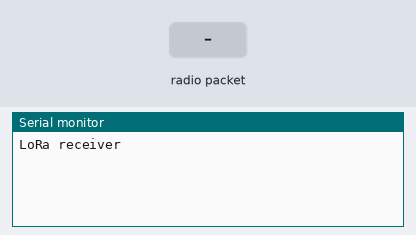
The sketch below on a simulated Arduino Uno, built with avr-gcc and run on an emulated ATmega328P. Shown: the last lines printed to the serial monitor. Inputs (shaded band) come from the test bench. No radio packets arrive unless stated.

Above: at 1.2 s.
1.3 s: radio packet "1" arrives
At 2.3 s:
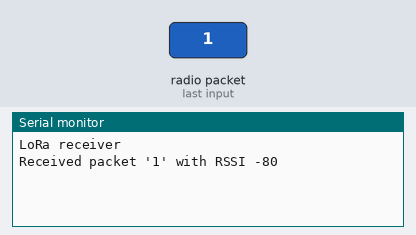
2.8 s: radio packet "0" arrives
At 3.5 s:
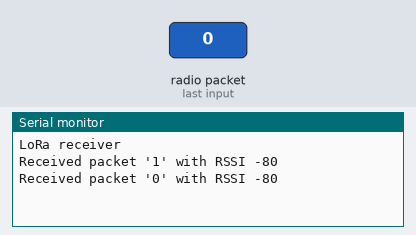
4.3 s: radio packet "2" arrives
At 4.6 s:
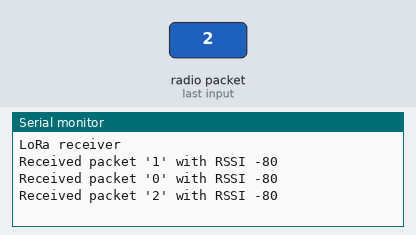

The sketch:

mkr-receiver.ino
```cpp
#include <SPI.h>
#include <LoRa.h>

#define FREQ 915E6

void setup() {
  Serial.begin(9600);
  while (!Serial);

  Serial.println("LoRa receiver");
  if (!LoRa.begin(FREQ)) {
    Serial.println("LoRa initialization failed");
    while (true) delay(1000);
  }
}

void loop() {
  if (!LoRa.parsePacket()) return;

  Serial.print("Received packet '");
  while (LoRa.available()) Serial.print((char) LoRa.read());
  Serial.print("' with RSSI ");
  Serial.println(LoRa.packetRssi());
}
```

Measured:
- after the input at 1.3 s, the serial monitor: prints a new line at once (image 1)
- after the input at 2.8 s, the serial monitor: prints a new line at once (image 2)
- after the input at 4.3 s, the serial monitor: prints a new line at once (image 3)
